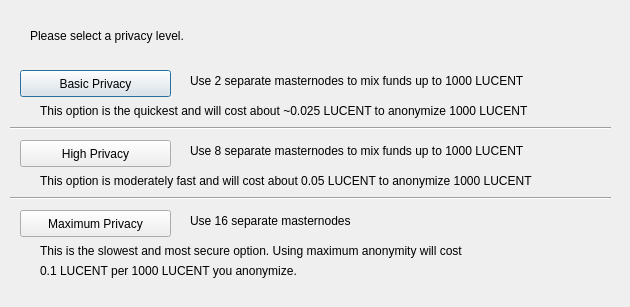
<?xml version="1.0" encoding="UTF-8"?>
<ui version="4.0">
 <class>DarksendConfig</class>
 <widget class="QDialog" name="DarksendConfig">
  <property name="geometry">
   <rect>
    <x>0</x>
    <y>0</y>
    <width>630</width>
    <height>307</height>
   </rect>
  </property>
  <property name="windowTitle">
   <string>Configure PrivateSend</string>
  </property>
  <widget class="QPushButton" name="buttonBasic">
   <property name="geometry">
    <rect>
     <x>20</x>
     <y>70</y>
     <width>151</width>
     <height>27</height>
    </rect>
   </property>
   <property name="text">
    <string>Basic Privacy</string>
   </property>
  </widget>
  <widget class="QPushButton" name="buttonHigh">
   <property name="geometry">
    <rect>
     <x>20</x>
     <y>140</y>
     <width>151</width>
     <height>27</height>
    </rect>
   </property>
   <property name="text">
    <string>High Privacy</string>
   </property>
  </widget>
  <widget class="QPushButton" name="buttonMax">
   <property name="geometry">
    <rect>
     <x>20</x>
     <y>210</y>
     <width>151</width>
     <height>27</height>
    </rect>
   </property>
   <property name="text">
    <string>Maximum Privacy</string>
   </property>
  </widget>
  <widget class="QLabel" name="label">
   <property name="geometry">
    <rect>
     <x>30</x>
     <y>20</y>
     <width>571</width>
     <height>31</height>
    </rect>
   </property>
   <property name="text">
    <string>Please select a privacy level.</string>
   </property>
  </widget>
  <widget class="QLabel" name="label_2">
   <property name="geometry">
    <rect>
     <x>190</x>
     <y>70</y>
     <width>421</width>
     <height>21</height>
    </rect>
   </property>
   <property name="text">
    <string>Use 2 separate masternodes to mix funds up to 1000 LUCENT</string>
   </property>
  </widget>
  <widget class="QLabel" name="label_3">
   <property name="geometry">
    <rect>
     <x>190</x>
     <y>140</y>
     <width>411</width>
     <height>21</height>
    </rect>
   </property>
   <property name="text">
    <string>Use 8 separate masternodes to mix funds up to 1000 LUCENT</string>
   </property>
  </widget>
  <widget class="QLabel" name="label_4">
   <property name="geometry">
    <rect>
     <x>190</x>
     <y>210</y>
     <width>421</width>
     <height>21</height>
    </rect>
   </property>
   <property name="text">
    <string>Use 16 separate masternodes</string>
   </property>
  </widget>
  <widget class="QLabel" name="label_6">
   <property name="geometry">
    <rect>
     <x>40</x>
     <y>100</y>
     <width>561</width>
     <height>21</height>
    </rect>
   </property>
   <property name="text">
    <string>This option is the quickest and will cost about ~0.025 LUCENT to anonymize 1000 LUCENT</string>
   </property>
  </widget>
  <widget class="QLabel" name="label_7">
   <property name="geometry">
    <rect>
     <x>40</x>
     <y>170</y>
     <width>561</width>
     <height>21</height>
    </rect>
   </property>
   <property name="text">
    <string>This option is moderately fast and will cost about 0.05 LUCENT to anonymize 1000 LUCENT</string>
   </property>
  </widget>
  <widget class="QLabel" name="label_8">
   <property name="geometry">
    <rect>
     <x>40</x>
     <y>240</y>
     <width>561</width>
     <height>21</height>
    </rect>
   </property>
   <property name="text">
    <string>This is the slowest and most secure option. Using maximum anonymity will cost</string>
   </property>
  </widget>
  <widget class="QLabel" name="label_9">
   <property name="geometry">
    <rect>
     <x>40</x>
     <y>260</y>
     <width>561</width>
     <height>21</height>
    </rect>
   </property>
   <property name="text">
    <string>0.1 LUCENT per 1000 LUCENT you anonymize.</string>
   </property>
  </widget>
  <widget class="Line" name="line">
   <property name="geometry">
    <rect>
     <x>10</x>
     <y>120</y>
     <width>601</width>
     <height>16</height>
    </rect>
   </property>
   <property name="orientation">
    <enum>Qt::Horizontal</enum>
   </property>
  </widget>
  <widget class="Line" name="line_2">
   <property name="geometry">
    <rect>
     <x>10</x>
     <y>190</y>
     <width>601</width>
     <height>16</height>
    </rect>
   </property>
   <property name="orientation">
    <enum>Qt::Horizontal</enum>
   </property>
  </widget>
 </widget>
 <resources/>
 <connections/>
</ui>
